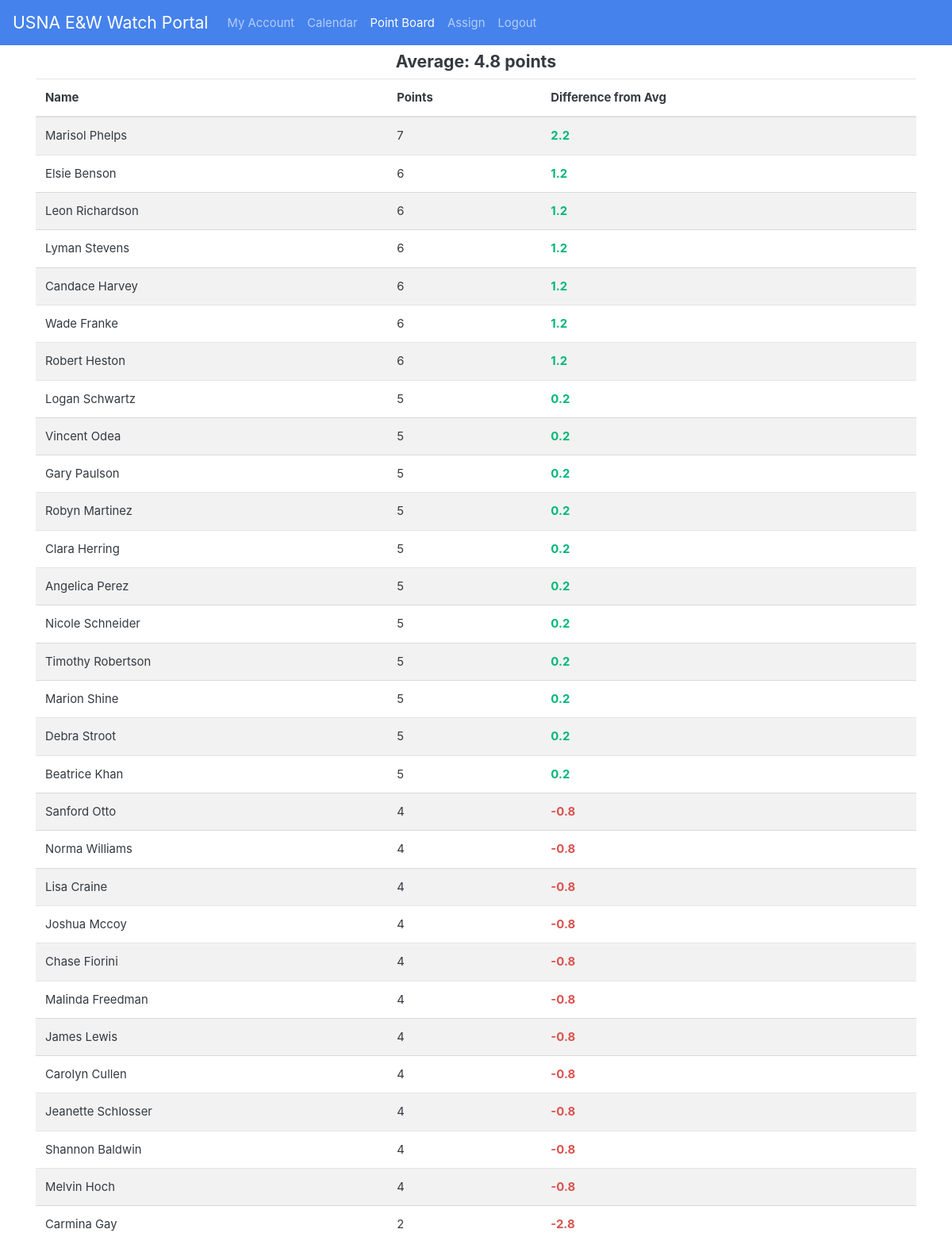
The page /points (signed in) on the database its author committed.
### app.py (models this page shows, shortened)
class User(UserMixin, db.Model):
    __tablename__ = 'Users'
    id = db.Column(db.Integer, primary_key=True)
    active = db.Column(db.Boolean, default=True)
    first = db.Column(db.String(128))
    last = db.Column(db.String(128))
    email = db.Column(db.String(64), index=True, unique=True)
    password_hash = db.Column(db.String(128))
    created = db.Column(db.DateTime, index=False,
                        unique=False, default=date.today())
    phone = db.Column(db.Integer)
    qualified = db.Column(db.Boolean, index=True, unique=False, default=False)
    data = db.Column(db.String(2**30), index=False, unique=False)
    points = db.Column(db.Integer, index=True, unique=False, default=0)
    department = db.Column(db.String(128))
    point_offset = db.Column(db.Integer, default=0)
    def __repr__(self):
        return f"{self.first} {self.last}"

### app.py (the view)
@app.route('/points', methods=["GET"])
@login_required
def points():
    users = User.query.all()
    average =0
    for u in users:
        average+=u.points
    average = average/len(users)
    users.sort(reverse=True,key=lambda x: x.points)
    return render_template('points.html', users=users,average=average)

### app.py (called while the page is built)
@login.user_loader
def load_user(id=1):
    return User.query.get(int(id))

### templates/points.html (shortened to what this page needs)
{%extends "base.html"%}
{%block content%}
<div class="container">
    <h5 class="text-center">Average: {{average|round(1)}} points</h5>
    <table class="table table-striped table-hover">
        <thead>
            <tr>
                <th scope="col">Name</th>
                <th scope="col">Points</th>
                <th scope="col">Difference from Avg</th>
            </tr>
        </thead>
        <tbody>
            {%for u in users%}
            <tr>
                <td>{{u}}</td>
                <td>{{u.points}}</td>
                <td class='average'><strong>{{(u.points-average)|round(1)}}</strong></td>
            </tr>
            {%endfor%}
        </tbody>
    </table>
</div>
{%endblock%}

### rows shown on the page
User: first+last "Marisol Phelps", points "7", (u.points-average)|round(1) "2.2"
User: first+last "Elsie Benson", points "6", (u.points-average)|round(1) "1.2"
User: first+last "Leon Richardson", points "6", (u.points-average)|round(1) "1.2"
User: first+last "Lyman Stevens", points "6", (u.points-average)|round(1) "1.2"
User: first+last "Candace Harvey", points "6", (u.points-average)|round(1) "1.2"
User: first+last "Wade Franke", points "6", (u.points-average)|round(1) "1.2"
User: first+last "Robert Heston", points "6", (u.points-average)|round(1) "1.2"
User: first+last "Logan Schwartz", points "5", (u.points-average)|round(1) "0.2"
User: first+last "Vincent Odea", points "5", (u.points-average)|round(1) "0.2"
User: first+last "Gary Paulson", points "5", (u.points-average)|round(1) "0.2"
User: first+last "Robyn Martinez", points "5", (u.points-average)|round(1) "0.2"
User: first+last "Clara Herring", points "5", (u.points-average)|round(1) "0.2"
User: first+last "Angelica Perez", points "5", (u.points-average)|round(1) "0.2"
User: first+last "Nicole Schneider", points "5", (u.points-average)|round(1) "0.2"
User: first+last "Timothy Robertson", points "5", (u.points-average)|round(1) "0.2"
User: first+last "Marion Shine", points "5", (u.points-average)|round(1) "0.2"
User: first+last "Debra Stroot", points "5", (u.points-average)|round(1) "0.2"
User: first+last "Beatrice Khan", points "5", (u.points-average)|round(1) "0.2"
User: first+last "Sanford Otto", points "4", (u.points-average)|round(1) "-0.8"
User: first+last "Norma Williams", points "4", (u.points-average)|round(1) "-0.8"
User: first+last "Lisa Craine", points "4", (u.points-average)|round(1) "-0.8"
User: first+last "Joshua Mccoy", points "4", (u.points-average)|round(1) "-0.8"
User: first+last "Chase Fiorini", points "4", (u.points-average)|round(1) "-0.8"
User: first+last "Malinda Freedman", points "4", (u.points-average)|round(1) "-0.8"
User: first+last "James Lewis", points "4", (u.points-average)|round(1) "-0.8"
User: first+last "Carolyn Cullen", points "4", (u.points-average)|round(1) "-0.8"
User: first+last "Jeanette Schlosser", points "4", (u.points-average)|round(1) "-0.8"
User: first+last "Shannon Baldwin", points "4", (u.points-average)|round(1) "-0.8"
User: first+last "Melvin Hoch", points "4", (u.points-average)|round(1) "-0.8"
User: first+last "Carmina Gay", points "2", (u.points-average)|round(1) "-2.8"

### other values the page prints
{{ average|round(1) }} "4.8"
